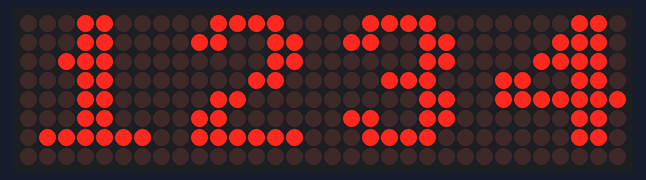
Recording of a program running on a simulated Raspberry Pi Pico running MicroPython. Shown: 32×8 LED matrix. Library files of the repository ran but are not shown: max7219.py.

Above: at 0.1 s.
At 2.49 s:
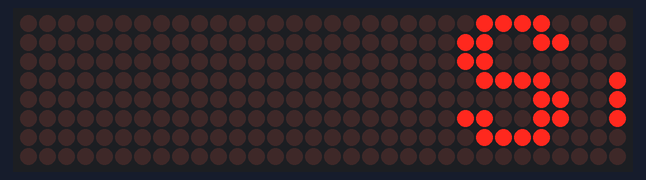
At 3.46 s:
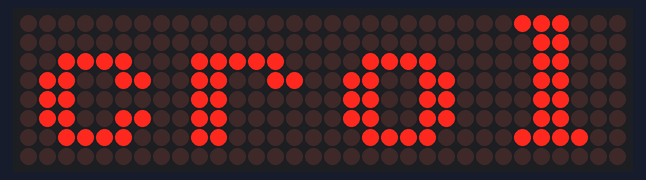
At 4.1 s:
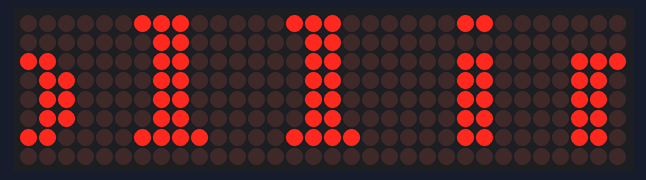
At 5.07 s:
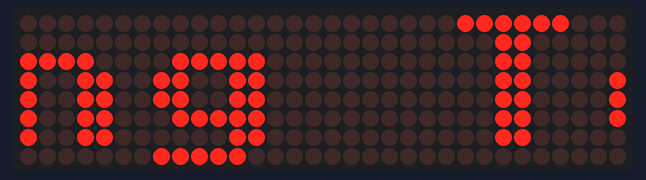
At 6.7 s:
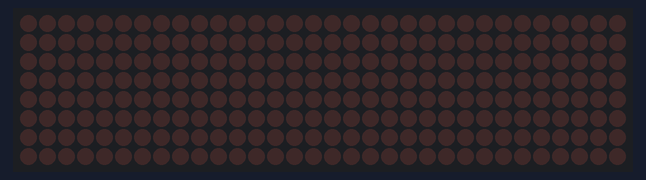

The program:

dotmatrix.py
```python
# example derived from a work of
# Fidelius Falcon (https://github.com/FideliusFalcon/rpi_pico_max7219/)

'''
Connections:
MAX7219    Pico Name   Pico GPIO   Pico PIN#
VCC        VBUS                    40
GND        GND                     38
CS         SPI0 CSn    GP5         7
CLK        SPI0 SCK    GP6         9
DIN        SPI0 TX     GP7         10
'''

from max7219 import Matrix8x8
from machine import Pin, SPI
from time import sleep

# Matrix parameters: SPI number, CS PIN, number of MAX7219 ICs (=number of 8x8 matrices)
display = Matrix8x8(SPI(0), Pin(5), 4)

# variables used for the demo
txtScroll = "Scrolling Text"
number=1234

while True:
    # write a number
    display.text(str(number),0,0) # text, x, y[, color]
    display.show()
    sleep(2)

    # clear display
    display.fill(0)
    display.show()

    #scroll a text (scroll does not need the show() method after)
    display.text_scroll(txtScroll) # [, delay, color]
    sleep(1)
```

Measured:
- by itself, everything shown: repeats every 7.7 s, in 17 steps
- what the display in image 5 shows lasts 1.1 s, from 6.6 s to 7.7 s
